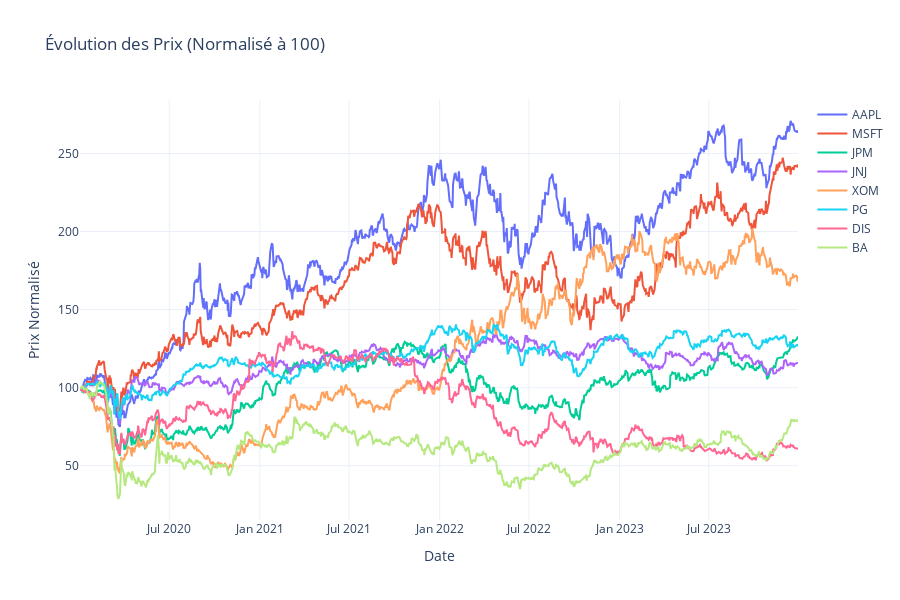

The code cell stored with this chart in its notebook:
### Markdown cell above
###  Visualisation des Prix Historiques

### Code cell
# Normaliser les prix à 100 pour comparaison
normalized_prices = (data / data.iloc[0]) * 100

# Plotly interactive chart
fig = go.Figure()

for ticker in tickers:
    fig.add_trace(go.Scatter(
        x=normalized_prices.index,
        y=normalized_prices[ticker],
        mode='lines',
        name=ticker,
        hovertemplate='<b>%{fullData.name}</b><br>Date: %{x}<br>Prix: %{y:.2f}<extra></extra>'
    ))

fig.update_layout(
    title=' Évolution des Prix (Normalisé à 100)',
    xaxis_title='Date',
    yaxis_title='Prix Normalisé',
    hovermode='x unified',
    height=600,
    template='plotly_white'
)

fig.show()

### Figure 1 — Plotly figure (JSON) as saved in the notebook; plotly's stock layout.template omitted (floating-point values rounded to 4 significant figures; data arrays with more than 128 entries replaced by an {"elided": "..."} marker saying what was removed)
{"data": [{"hovertemplate": "<b>%{fullData.name}</b><br>Date: %{x}<br>Prix: %{y:.2f}<extra></extra>", "mode": "lines", "name": "AAPL", "type": "scatter", "x": {"elided": "1006 str values"}, "y": {"elided": "1006 float values"}}, {"hovertemplate": "<b>%{fullData.name}</b><br>Date: %{x}<br>Prix: %{y:.2f}<extra></extra>", "mode": "lines", "name": "MSFT", "type": "scatter", "x": {"elided": "1006 str values"}, "y": {"elided": "1006 float values"}}, {"hovertemplate": "<b>%{fullData.name}</b><br>Date: %{x}<br>Prix: %{y:.2f}<extra></extra>", "mode": "lines", "name": "JPM", "type": "scatter", "x": {"elided": "1006 str values"}, "y": {"elided": "1006 float values"}}, {"hovertemplate": "<b>%{fullData.name}</b><br>Date: %{x}<br>Prix: %{y:.2f}<extra></extra>", "mode": "lines", "name": "JNJ", "type": "scatter", "x": {"elided": "1006 str values"}, "y": {"elided": "1006 float values"}}, {"hovertemplate": "<b>%{fullData.name}</b><br>Date: %{x}<br>Prix: %{y:.2f}<extra></extra>", "mode": "lines", "name": "XOM", "type": "scatter", "x": {"elided": "1006 str values"}, "y": {"elided": "1006 float values"}}, {"hovertemplate": "<b>%{fullData.name}</b><br>Date: %{x}<br>Prix: %{y:.2f}<extra></extra>", "mode": "lines", "name": "PG", "type": "scatter", "x": {"elided": "1006 str values"}, "y": {"elided": "1006 float values"}}, {"hovertemplate": "<b>%{fullData.name}</b><br>Date: %{x}<br>Prix: %{y:.2f}<extra></extra>", "mode": "lines", "name": "DIS", "type": "scatter", "x": {"elided": "1006 str values"}, "y": {"elided": "1006 float values"}}, {"hovertemplate": "<b>%{fullData.name}</b><br>Date: %{x}<br>Prix: %{y:.2f}<extra></extra>", "mode": "lines", "name": "BA", "type": "scatter", "x": {"elided": "1006 str values"}, "y": {"elided": "1006 float values"}}], "layout": {"height": 600, "hovermode": "x unified", "title": {"text": " Évolution des Prix (Normalisé à 100)"}, "xaxis": {"title": {"text": "Date"}}, "yaxis": {"title": {"text": "Prix Normalisé"}}}}
